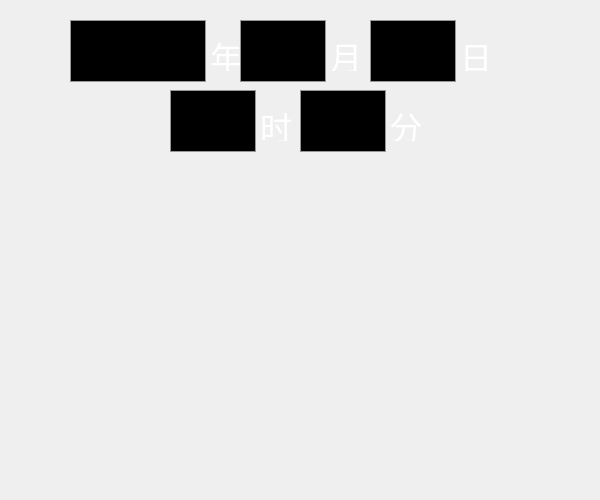
<?xml version="1.0" encoding="UTF-8"?>
<ui version="4.0">
 <class>timewidget</class>
 <widget class="QWidget" name="timewidget">
  <property name="geometry">
   <rect>
    <x>0</x>
    <y>0</y>
    <width>600</width>
    <height>500</height>
   </rect>
  </property>
  <property name="minimumSize">
   <size>
    <width>600</width>
    <height>500</height>
   </size>
  </property>
  <property name="maximumSize">
   <size>
    <width>600</width>
    <height>500</height>
   </size>
  </property>
  <property name="windowTitle">
   <string>Form</string>
  </property>
  <widget class="QLineEdit" name="le_year">
   <property name="geometry">
    <rect>
     <x>70</x>
     <y>20</y>
     <width>136</width>
     <height>62</height>
    </rect>
   </property>
   <property name="minimumSize">
    <size>
     <width>136</width>
     <height>62</height>
    </size>
   </property>
   <property name="maximumSize">
    <size>
     <width>136</width>
     <height>62</height>
    </size>
   </property>
   <property name="styleSheet">
    <string notr="true">font: 40px &quot;Microsoft YaHei UI&quot;;
border-color: rgba(151, 151, 151, 1);
background-color: rgb(0, 0, 0);
color: rgba(13, 53, 136, 1);
border: 1px solid #979797;
</string>
   </property>
   <property name="alignment">
    <set>Qt::AlignCenter</set>
   </property>
  </widget>
  <widget class="QLabel" name="label_2">
   <property name="geometry">
    <rect>
     <x>210</x>
     <y>40</y>
     <width>32</width>
     <height>31</height>
    </rect>
   </property>
   <property name="minimumSize">
    <size>
     <width>32</width>
     <height>31</height>
    </size>
   </property>
   <property name="sizeIncrement">
    <size>
     <width>32</width>
     <height>31</height>
    </size>
   </property>
   <property name="styleSheet">
    <string notr="true">font-family: MicrosoftYaHei;
font-size: 32px;
color: #FFFFFF;</string>
   </property>
   <property name="text">
    <string>年</string>
   </property>
   <property name="alignment">
    <set>Qt::AlignCenter</set>
   </property>
  </widget>
  <widget class="QLineEdit" name="le_month">
   <property name="geometry">
    <rect>
     <x>240</x>
     <y>20</y>
     <width>86</width>
     <height>62</height>
    </rect>
   </property>
   <property name="minimumSize">
    <size>
     <width>86</width>
     <height>62</height>
    </size>
   </property>
   <property name="maximumSize">
    <size>
     <width>86</width>
     <height>62</height>
    </size>
   </property>
   <property name="styleSheet">
    <string notr="true">font: 40px &quot;Microsoft YaHei UI&quot;;
border-color: rgba(151, 151, 151, 1);
background-color: rgb(0, 0, 0);
color: rgba(13, 53, 136, 1);
border: 1px solid #979797;
</string>
   </property>
   <property name="alignment">
    <set>Qt::AlignCenter</set>
   </property>
  </widget>
  <widget class="QLineEdit" name="le_day">
   <property name="geometry">
    <rect>
     <x>370</x>
     <y>20</y>
     <width>86</width>
     <height>62</height>
    </rect>
   </property>
   <property name="minimumSize">
    <size>
     <width>86</width>
     <height>62</height>
    </size>
   </property>
   <property name="maximumSize">
    <size>
     <width>86</width>
     <height>62</height>
    </size>
   </property>
   <property name="styleSheet">
    <string notr="true">font: 40px &quot;Microsoft YaHei UI&quot;;
border-color: rgba(151, 151, 151, 1);
background-color: rgb(0, 0, 0);
color: rgba(13, 53, 136, 1);
border: 1px solid #979797;
</string>
   </property>
   <property name="alignment">
    <set>Qt::AlignCenter</set>
   </property>
  </widget>
  <widget class="QLabel" name="label_4">
   <property name="geometry">
    <rect>
     <x>330</x>
     <y>40</y>
     <width>32</width>
     <height>31</height>
    </rect>
   </property>
   <property name="minimumSize">
    <size>
     <width>32</width>
     <height>31</height>
    </size>
   </property>
   <property name="sizeIncrement">
    <size>
     <width>32</width>
     <height>31</height>
    </size>
   </property>
   <property name="styleSheet">
    <string notr="true">font-family: MicrosoftYaHei;
font-size: 32px;
color: #FFFFFF;</string>
   </property>
   <property name="text">
    <string>月</string>
   </property>
   <property name="alignment">
    <set>Qt::AlignCenter</set>
   </property>
  </widget>
  <widget class="QLabel" name="label_5">
   <property name="geometry">
    <rect>
     <x>460</x>
     <y>40</y>
     <width>32</width>
     <height>31</height>
    </rect>
   </property>
   <property name="minimumSize">
    <size>
     <width>32</width>
     <height>31</height>
    </size>
   </property>
   <property name="sizeIncrement">
    <size>
     <width>32</width>
     <height>31</height>
    </size>
   </property>
   <property name="styleSheet">
    <string notr="true">font-family: MicrosoftYaHei;
font-size: 32px;
color: #FFFFFF;</string>
   </property>
   <property name="text">
    <string>日</string>
   </property>
   <property name="alignment">
    <set>Qt::AlignCenter</set>
   </property>
  </widget>
  <widget class="QLineEdit" name="le_minute">
   <property name="geometry">
    <rect>
     <x>300</x>
     <y>90</y>
     <width>86</width>
     <height>62</height>
    </rect>
   </property>
   <property name="minimumSize">
    <size>
     <width>86</width>
     <height>62</height>
    </size>
   </property>
   <property name="maximumSize">
    <size>
     <width>86</width>
     <height>62</height>
    </size>
   </property>
   <property name="styleSheet">
    <string notr="true">font: 40px &quot;Microsoft YaHei UI&quot;;
border-color: rgba(151, 151, 151, 1);
background-color: rgb(0, 0, 0);
color: rgba(13, 53, 136, 1);
border: 1px solid #979797;
</string>
   </property>
   <property name="alignment">
    <set>Qt::AlignCenter</set>
   </property>
  </widget>
  <widget class="QLineEdit" name="le_hour">
   <property name="geometry">
    <rect>
     <x>170</x>
     <y>90</y>
     <width>86</width>
     <height>62</height>
    </rect>
   </property>
   <property name="minimumSize">
    <size>
     <width>86</width>
     <height>62</height>
    </size>
   </property>
   <property name="maximumSize">
    <size>
     <width>86</width>
     <height>62</height>
    </size>
   </property>
   <property name="styleSheet">
    <string notr="true">font: 40px &quot;Microsoft YaHei UI&quot;;
border-color: rgba(151, 151, 151, 1);
background-color: rgb(0, 0, 0);
color: rgba(13, 53, 136, 1);
border: 1px solid #979797;
</string>
   </property>
   <property name="alignment">
    <set>Qt::AlignCenter</set>
   </property>
  </widget>
  <widget class="QLabel" name="label_6">
   <property name="geometry">
    <rect>
     <x>390</x>
     <y>110</y>
     <width>32</width>
     <height>31</height>
    </rect>
   </property>
   <property name="minimumSize">
    <size>
     <width>32</width>
     <height>31</height>
    </size>
   </property>
   <property name="sizeIncrement">
    <size>
     <width>32</width>
     <height>31</height>
    </size>
   </property>
   <property name="styleSheet">
    <string notr="true">font-family: MicrosoftYaHei;
font-size: 32px;
color: #FFFFFF;</string>
   </property>
   <property name="text">
    <string>分</string>
   </property>
   <property name="alignment">
    <set>Qt::AlignCenter</set>
   </property>
  </widget>
  <widget class="QLabel" name="label_7">
   <property name="geometry">
    <rect>
     <x>260</x>
     <y>110</y>
     <width>32</width>
     <height>31</height>
    </rect>
   </property>
   <property name="minimumSize">
    <size>
     <width>32</width>
     <height>31</height>
    </size>
   </property>
   <property name="sizeIncrement">
    <size>
     <width>32</width>
     <height>31</height>
    </size>
   </property>
   <property name="styleSheet">
    <string notr="true">font-family: MicrosoftYaHei;
font-size: 32px;
color: #FFFFFF;</string>
   </property>
   <property name="text">
    <string>时</string>
   </property>
   <property name="alignment">
    <set>Qt::AlignCenter</set>
   </property>
  </widget>
  <widget class="QPushButton" name="close">
   <property name="geometry">
    <rect>
     <x>530</x>
     <y>20</y>
     <width>40</width>
     <height>40</height>
    </rect>
   </property>
   <property name="minimumSize">
    <size>
     <width>40</width>
     <height>40</height>
    </size>
   </property>
   <property name="maximumSize">
    <size>
     <width>40</width>
     <height>40</height>
    </size>
   </property>
   <property name="styleSheet">
    <string notr="true">QPushButton#close{

background-image:url(:/29.png);
border:none;
font: 75 14pt &quot;Microsoft YaHei UI&quot;;
	color: rgb(255, 255, 255);
}
QPushButton#close:pressed{
background-image: url(:/侧键_关闭弹窗_按下.png);
border:none;
font: 75 14pt &quot;Microsoft YaHei UI&quot;;
color:rgb(255, 255, 255);
}</string>
   </property>
   <property name="text">
    <string/>
   </property>
  </widget>
 </widget>
 <resources/>
 <connections/>
</ui>
